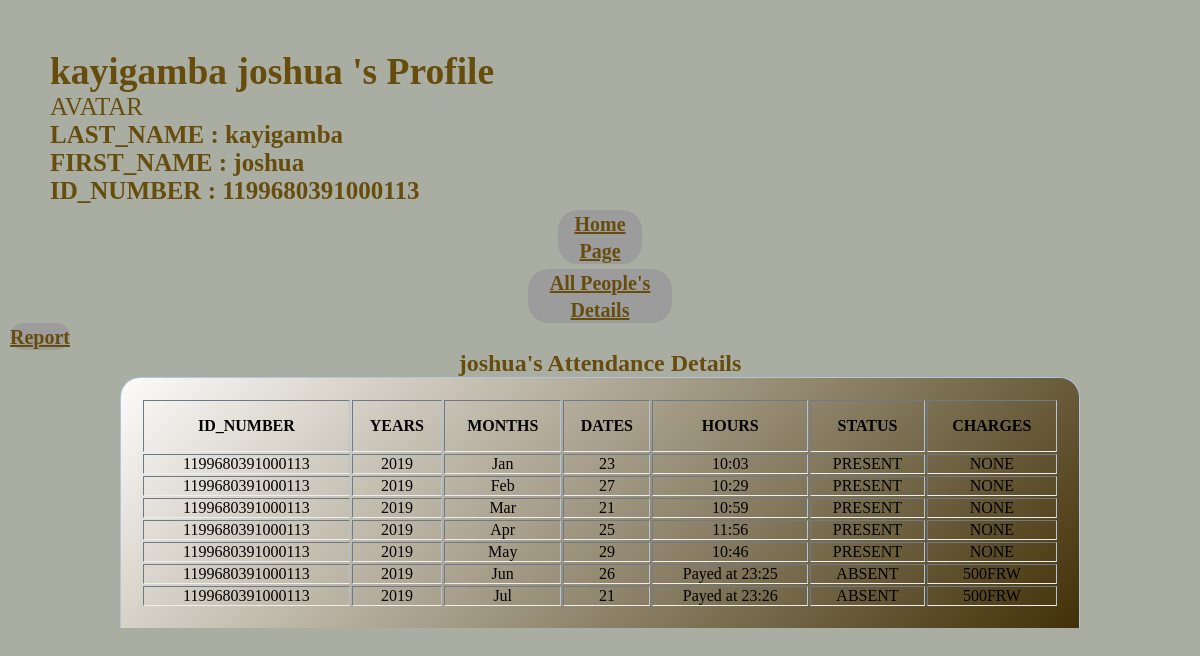
/umuganda_project/administration_office/people_check.php?ID_NUMBER=1199680391000113, run on the app's committed database.
### tables this page shows
CREATE TABLE `umuganda_project` (
  `ID` INT auto_increment PRIMARY KEY,
  `PROVINCE` varchar(255) NOT NULL,
  `DISTRICT` varchar(255) NOT NULL,
  `SECTOR` varchar(255) NOT NULL,
  `CELL` varchar(255) NOT NULL,
  `VILLAGE` varchar(255) NOT NULL,
  `RECORD_DATE` date NOT NULL,
  `GENDER` varchar(255) NOT NULL,
  `ID_NUMBER` varchar(16) NOT NULL,
  `FIRST_NAME` varchar(255) NOT NULL,
  `LAST_NAME` varchar(255) NOT NULL,
  `TELEPHONE` varchar(255) NOT NULL,
  `RESULT` varchar(255) NOT NULL,
  `AVATAR` varchar(255) NOT NULL
);

CREATE TABLE `user_results` (
  `ID_NUMBER` varchar(255) NOT NULL,
  `YEARS` varchar(255) NOT NULL,
  `MONTHS` varchar(255) NOT NULL,
  `DATES` varchar(255) NOT NULL,
  `HOURS` varchar(255) NOT NULL,
  `STATUS` varchar(255) NOT NULL,
  `CHARGES` varchar(255) NOT NULL
);

### umuganda_project/administration_office/people_check.php (the view, shortened to what this page needs)
<?php
include('connection.php');
$ID_NUMBER = $_GET['ID_NUMBER'];
$sql1 = 'SELECT * FROM   umuganda_project WHERE ID_NUMBER=:ID_NUMBER';
$query1 = $db -> prepare($sql1);
$query1->execute([':ID_NUMBER' => $ID_NUMBER ]);
$results1 = $query1 -> fetchAll(PDO::FETCH_OBJ);
if($query1 -> rowCount() > 0)
{
foreach($results1 as $resulta)
{
}
}
?>
<!DOCTYPE html>
<html>
<head>
</head>
<body style="
        background: #aaaea2;">
 <div class="heads"><h2>
<?php   echo $resulta -> LAST_NAME   . ""; ?> <?php   echo $resulta -> FIRST_NAME   . ""; ?> 's Profile </h2>
<?php   echo $resulta -> AVATAR   . ""; ?>
<h4> LAST_NAME : <?php   echo $resulta -> LAST_NAME   . ""; ?> </h4>
<h4> FIRST_NAME : <?php   echo $resulta -> FIRST_NAME   . ""; ?> </h4>
<h4> ID_NUMBER : <?php   echo $resulta -> ID_NUMBER   . ""; ?> </h4>
</div>
<div class="reg" style="width: 7%; ">
<h2>
 <a onclick="return confirm('Are you sure !! You want Move ?')" style="color: #674d0d; font-size: 20px; " href="../index.php" >Home Page </a>
</h2>
  </div>
  <div class="reg" style="width: 12%; ">
<h2>
  <a onclick="return confirm('Are you sure !! You want to move to All peoples details ?')" style="color: #674d0d; font-size: 20px; " href="people_details.php" >All People's Details</a>
</h2>
</div>
 <div class="regs" style="width: 5%; ">
<h2>
  <a onclick="return confirm('Are you sure you want to print report ?')" href="report.php?ID_NUMBER=<?= $resulta->ID_NUMBER ?>"style="color: #674d0d; font-size: 20px; " >Report</a>
</h2>
</div>
<div class="header" style=" color: #674d0d ;width: 76%"><h2>
<?php   echo $resulta -> FIRST_NAME   . ""; ?>'s Attendance Details</h2></div>
  <table class="all_mentors" style="width: 80%;" border="5" align="center" >
<tr class="tr">
<th class="th"> ID_NUMBER </th>
<th class="th"> YEARS </th>
<th class="th"> MONTHS </th>
<th class="th"> DATES </th>
<th class="th"> HOURS </th>
<th class="th"> STATUS </th>
<th class="th"> CHARGES </th>
</tr>
<?php
include('connection.php');
$ID_NUMBER = $_GET['ID_NUMBER'];
$sql = 'SELECT * FROM   user_results WHERE ID_NUMBER=:ID_NUMBER';
$query = $db -> prepare($sql);
$query->execute([':ID_NUMBER' => $ID_NUMBER ]);
$results = $query -> fetchAll(PDO::FETCH_OBJ);
if($query -> rowCount() > 0)
{
foreach($results as $result)
{
  print "<tr><td>";
  echo $result -> ID_NUMBER   . "";
  print "</td>";
  print "<td>";
  echo $result -> YEARS . "";
  print "</td>";
  print "<td>";
  echo $result -> MONTHS . "";
  print "</td>";
  print "<td>";
  echo $result -> DATES . "";
  print "</td>";
  print "<td>";
  echo $result -> HOURS . "";
  print "</td>";
  print "<td>";
  echo $result -> STATUS;
  print "</td>";
  print "<td>";
  echo $result -> CHARGES;
  print "</td></tr>";
}
}
?>
</table>
</body>
</html>

### umuganda_project/administration_office/people_check.php (style rules this page uses)
* { margin: 0px; padding: 0px; }
.heads { margin: 50px 50px auto; color: #674d0d; font-size: 25px; font-family: "Times New Roman", Times, serif; }
.header { margin: auto; color: #674d0d; text-align: center; font-family: "Times New Roman", Times, serif; }
.reg { margin: 5px auto 0px; color: white; background-color: #9d9c9c; text-align: center; border-bottom: none; border-radius: 20px 20px 20px 20px; }
.regs { margin-left: 10px; color: white; background-color: #9d9c9c; text-align: center; border-bottom: none; border-radius: 20px 20px 20px 20px; }
.all_mentors { margin: 0px auto 0px; background-image: linear-gradient(135deg, #fdfcfb 0%, #423107 100%); text-align: center; border: 1px solid #B0C4DE; border-bottom: none;; border-radius: 20px 20px 0px 0px; padding: 20px; }
table { background-color: #4c390c; margin: auto; }
table th { height: 50px; }

### data on the page
umuganda_project: LAST_NAME "kayigamba", FIRST_NAME "joshua", AVATAR "AVATAR", ID_NUMBER "1199680391000113"
user_results: ID_NUMBER "1199680391000113", YEARS "2019", MONTHS "Jan", DATES "23", HOURS "10:03", STATUS "PRESENT", CHARGES "NONE"
user_results: ID_NUMBER "1199680391000113", YEARS "2019", MONTHS "Feb", DATES "27", HOURS "10:29", STATUS "PRESENT", CHARGES "NONE"
user_results: ID_NUMBER "1199680391000113", YEARS "2019", MONTHS "Mar", DATES "21", HOURS "10:59", STATUS "PRESENT", CHARGES "NONE"
user_results: ID_NUMBER "1199680391000113", YEARS "2019", MONTHS "Apr", DATES "25", HOURS "11:56", STATUS "PRESENT", CHARGES "NONE"
user_results: ID_NUMBER "1199680391000113", YEARS "2019", MONTHS "May", DATES "29", HOURS "10:46", STATUS "PRESENT", CHARGES "NONE"
user_results: ID_NUMBER "1199680391000113", YEARS "2019", MONTHS "Jun", DATES "26", HOURS "Payed at 23:25", STATUS "ABSENT", CHARGES "500FRW"
user_results: ID_NUMBER "1199680391000113", YEARS "2019", MONTHS "Jul", DATES "21", HOURS "Payed at 23:26", STATUS "ABSENT", CHARGES "500FRW"
